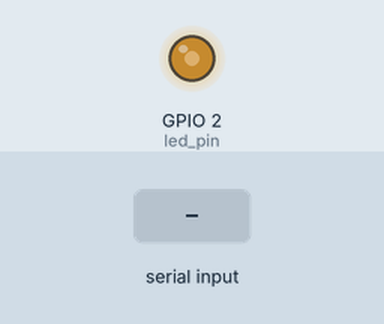
Recording of a sketch running on a simulated ESP32. Shown: output pins drawn as LEDs (lit = HIGH). The inputs (shaded band) are chosen by the test bench. What the sketch prints to the serial monitor is not drawn.

Above: at 5.3 s.
5.4 s: "90,45\n" received over Serial
At 9.53 s:
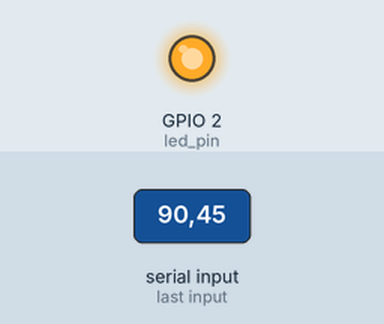
9.7 s: "5\n" received over Serial
13.2 s: "90\n" received over Serial
At 15.67 s:
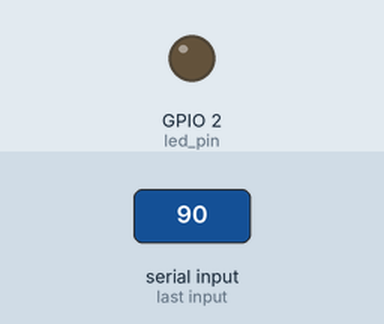
Timing chart, 0 to 23.2 s (numbered marks = the images above; inputs shaded):
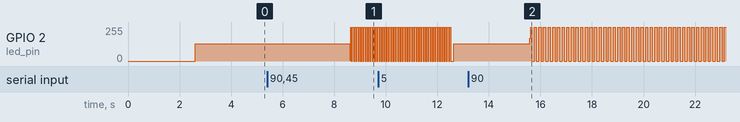

The sketch:

LED_Blinking_UART.ino
```cpp
 //Use only core 1 for demo projects
#ifndef LED_BUILTIN
#define LED_BUILTIN 2 // pin number is specific to your esp32 board
#endif
#if CONFIG_FREERTOS_UNICORE
static const BaseType_t app_cpu = 0;
#else
static const BaseType_t app_cpu = 1;
#endif

static int incomingByte = 0; // for incoming serial data
static int msg[20];
static int c;
//Pins
static const int led_pin = LED_BUILTIN;

// Task Handler
static TaskHandle_t task_1 = NULL;
static TaskHandle_t task_2 = NULL;

//*******************************************
//Tasks

//Task1 print to Serial Terminal with lower priority
void startTask1(void *parameter){

  while(1){
    digitalWrite(led_pin, HIGH);
    vTaskDelay(incomingByte/portTICK_PERIOD_MS);
    digitalWrite(led_pin, LOW);
    vTaskDelay(incomingByte/portTICK_PERIOD_MS);
  }

}
//Task2 : print to Serial Terminal with higher priority
void startTask2(void *parameter){
  while(1){
     // send data only when you receive data:
       // read the incoming byte:
       if(Serial.available() > 0){
           int i = 0;
           c= Serial.parseInt();
           if(c == 0){
              incomingByte = msg[i];
              // say what you got:
              Serial.print("Updated LED delay to:  ");
              Serial.println(incomingByte, DEC);
              i=0;
           }
           else
             msg[i]= c;
             i++;
      }
            vTaskDelay(1000/portTICK_PERIOD_MS);
  }
}

//**********************************************
// Main (runs as its own task priority 1 on core 1)


void setup() {

  pinMode(led_pin, OUTPUT);

  // Configure Serial (go slow we can watch the preemption)
  Serial.begin(300);

  //Wait a moment to start (so we don't miss Serial output)
  vTaskDelay(1000/portTICK_PERIOD_MS);
  Serial.println("FreeRTOS TASK Scheduling");
  Serial.println("Multi-task LED Development");
  Serial.println("Enter a number in milliseconds to change the LED delay.");

  //Task to run forever
  xTaskCreatePinnedToCore(startTask1, // Function to be called
                          "Task1",    // Name of task
                          1024,       // Stack size (byte ins ESP32, words in FreeRTOS)
                          NULL,       // Parameter to pass to function
                          1,          // Task priority ( = to configMAX_PRIOEITIES -1)
                          &task_1,     // Task handle
                          app_cpu);   // Run on core one of this dual core process


  //Task2 to run once with higher priority
  xTaskCreatePinnedToCore(startTask2, // Function to be called
                          "Task2",    // Name of task
                          1024,       // Stack size (byte ins ESP32, words in FreeRTOS)
                          NULL,       // Parameter to pass to function
                          1,          // Task priority ( = to configMAX_PRIOEITIES -1)
                          &task_2,     // Task handle
                          app_cpu);   // Run on core one of this dual core process

  vTaskDelete(NULL);
}
void loop() {
  // put your main code here, to run repeatedly:
  //Delete the lower priority task

}
```

Measured:
- after the input at 5.4 s, GPIO 2 (led_pin): 128/255 → 7/255 after 3.2 s, then moves between 0/255 and 255/255, repeating every 0.09 s
- after the input at 13.2 s, GPIO 2 (led_pin): 128/255 → 172/255 after 2.4 s, then moves between 0/255 and 255/255, repeating every 0.54 s
